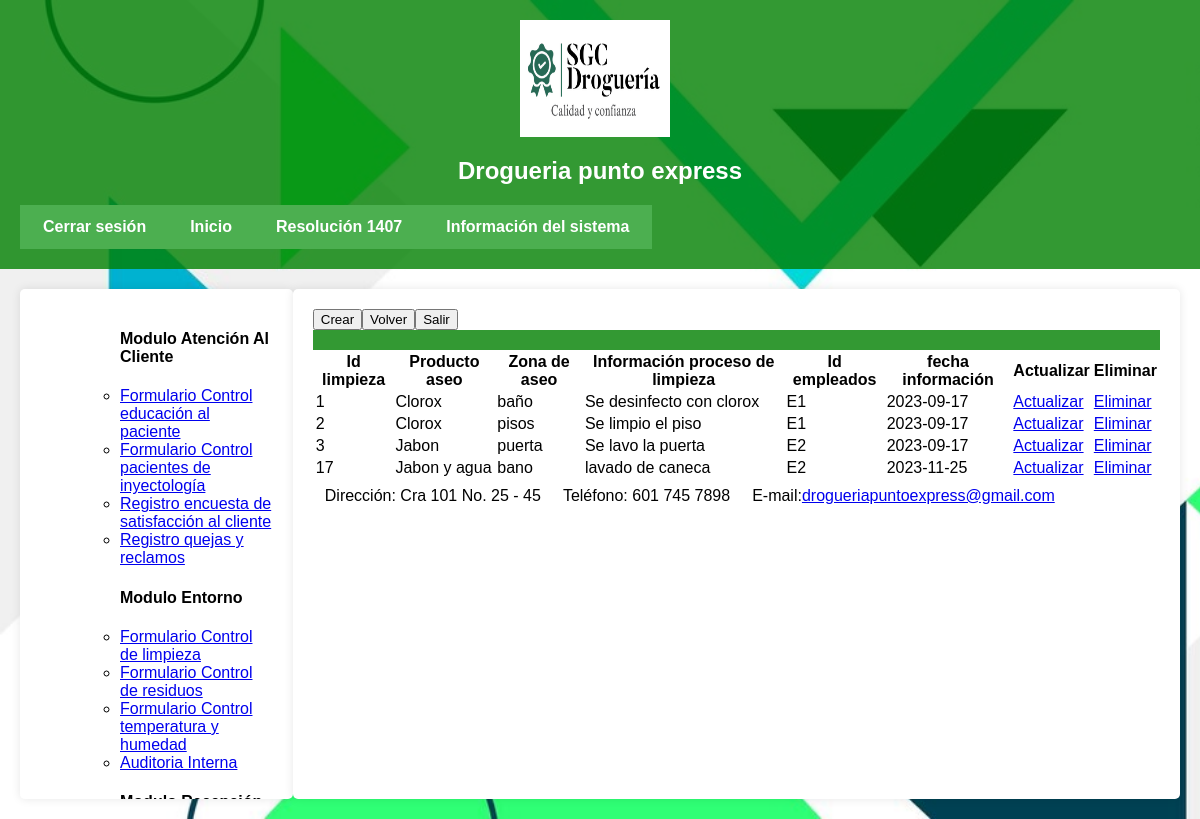
Screenshot of /limpieza.php (signed in) with the database file from the repository.
### tables this page shows
CREATE TABLE `limpieza` (
  `Idlimpieza` int(11) NOT NULL,
  `productoaseo` varchar(50) NOT NULL,
  `zona` varchar(50) NOT NULL,
  `infoprocesolimpieza` text NOT NULL,
  `Idempleados` varchar(5) NOT NULL,
  `fecha` date NOT NULL DEFAULT current_timestamp()
);

### limpieza.php (the view, shortened to what this page needs)
<!DOCTYPE html>
<html lang="es">
<head>
    <link rel="stylesheet" href="EstiloMP.css">
</head>
<body>
<header id="header">
        <img src="imagen/LogoSGC.png" ver ="left" height="117" width="150"/>
		<h2>Drogueria punto express</h2>
			<table id="superior"><tr>
            <td id="superior1"><a href="u_cerrarsesion.php">Cerrar sesi&oacute;n</a></td>
            <td id="superior1"><a href="u_inicio.php">Inicio</a></td>
			<td id="superior1"><a href="u_resolucion1407.php">Resoluci&oacute;n 1407</a></td>
			<td id="superior1"><a href="u_sistemainf.php">Informaci&oacute;n del sistema</a></td>
            </tr></table>
</header>
<div id="contenido">
    <div id="lateral">
    <nav>
            <ol>
		    <ul><h4>Modulo Atenci&oacute;n Al Cliente</h4>
			<li><a href="educacion.php">Formulario Control educaci&oacute;n al paciente</a></li>
			<li><a href="inyectologia.php">Formulario Control pacientes de inyectolog&iacute;a</a></li>
            <li><a href="rencuesta.php">Registro encuesta de satisfacci&oacute;n al cliente</a></li>
            <li><a href="qr.php">Registro quejas y reclamos</a></li>
			</ul>
            </ol>
        </nav>
        <nav>
            <ol>
		    <ul><h4>Modulo Entorno</h4>
			<li><a href="limpieza.php">Formulario Control de limpieza</a></li>
            <li><a href="residuos.php">Formulario Control de residuos</a></li>
			<li><a href="temperatura.php">Formulario Control temperatura y humedad</a></li>
            <li><a href="auditoria.php">Auditoria Interna</a></li>
			</ul>
            </ol>
        </nav>
        <nav>
            <ol>
		    <ul><h4>Modulo Recepci&oacute;n y devoluci&oacute;n de productos</h4>
			</ul>
            </ol>
        </nav>
    </div>
<main id="contenidos">
<?php
include_once ("conexion.php");
$sql = "SELECT * FROM limpieza";
?>
<table>
<tr>
<th>Id limpieza</th>
<th>Producto aseo</th>
<th>Zona de aseo</th>
<th>Informaci&oacute;n proceso de limpieza</th>
<th>Id empleados</th>
<th>fecha informaci&oacute;n</th>
<th>Actualizar</th>
<th>Eliminar</th>
</tr>
<?php
$resultado = mysqli_query($conn,$sql);
while($row=mysqli_fetch_assoc($resultado)){?>
        <tr>
        <td><?php echo $row ["Idlimpieza"];?></td>
        <td><?php echo $row ["productoaseo"];?></td>
        <td><?php echo $row ["zona"];?></td>
        <td><?php echo $row ["infoprocesolimpieza"];?></td>
        <td><?php echo $row ["Idempleados"];?></td>
        <td><?php echo $row ["fecha"];?></td>
        <td><a href="limdactualizar.php?Idlimpieza=<?php echo $row ["Idlimpieza"];?>">Actualizar</a></td>
        <td><a href="limeliminar.php?Idlimpieza=<?php echo $row ["Idlimpieza"];?>">Eliminar</a></td>
        </tr>
<?php    }
?>
<form action="limpiezac.php" method="post">
<button type="submit">Crear</button>
</form>
<form action="u_inicio.php">
<button type="submit">Volver</button>
</form>
<form action="u_cerrarsesion.php">
<button type="submit">Salir</button>
</form>
</main>
</div>
<footer id="footer">
      <center>
        <table id="inferior"><tr>
			<td id="inferior1">Direcci&oacute;n: Cra 101 No. 25 - 45</td>
			<td id="inferior1">Tel&eacute;fono: 601 745 7898</td>
			<td id="inferior1">E-mail:<a href="mailto:drogueriapuntoexpress@gmail.com">drogueriapuntoexpress@gmail.com</a></td>
		</tr></table>
       </center>
</footer>
</body>
</html>

### EstiloMP.css (style rules this page uses)
body { background-image: url('fondo.jpg'); background-size: cover; background-repeat: no-repeat; background-attachment: fixed; background-color: #b0e57c; font-family: Arial, sans-serif; margin: 0; padding: 0; min-height: 100vh; display: flex; flex-direction: column; }
#header { text-align: center; padding: 20px; background-color: rgba(0, 128, 0, 0.8); color: #fff; }
#header img { vertical-align: middle; margin-right: 10px; }
#superior { text-align: center; background-color: #4caf50; padding: 10px 0; }
#superior a { text-decoration: none; color: #fff; margin: 0 20px; font-weight: bold; }
#contenido { flex-grow: 1; display: flex; justify-content: space-between; align-items: flex-start; margin: 20px; }
#lateral { flex-basis: 250px; background-color: #fff; padding: 20px; border-radius: 5px; box-shadow: 0px 0px 10px rgba(0, 0, 0, 0.1); height: calc(80vh - 170px); overflow: auto; }
#contenidos { flex-basis: calc(100% - 250px); background-color: #fff; padding: 20px; border-radius: 5px; box-shadow: 0px 0px 10px rgba(0, 0, 0, 0.1); height: calc(80vh - 170px); overflow: auto; }
#footer { text-align: center; padding: 10px; background-color: rgba(0, 128, 0, 0.8); color: #fff; }
#inferior { text-align: center; }
#inferior td { padding: 5px 10px; }

### rows the page displays
limpieza: Idlimpieza "1", productoaseo "Clorox", zona "baño", infoprocesolimpieza "Se desinfecto con clorox", Idempleados "E1", fecha "2023-09-17"
limpieza: Idlimpieza "2", productoaseo "Clorox", zona "pisos", infoprocesolimpieza "Se limpio el piso", Idempleados "E1", fecha "2023-09-17"
limpieza: Idlimpieza "3", productoaseo "Jabon", zona "puerta", infoprocesolimpieza "Se lavo la puerta", Idempleados "E2", fecha "2023-09-17"
limpieza: Idlimpieza "17", productoaseo "Jabon y agua", zona "bano", infoprocesolimpieza "lavado de caneca", Idempleados "E2", fecha "2023-11-25"
